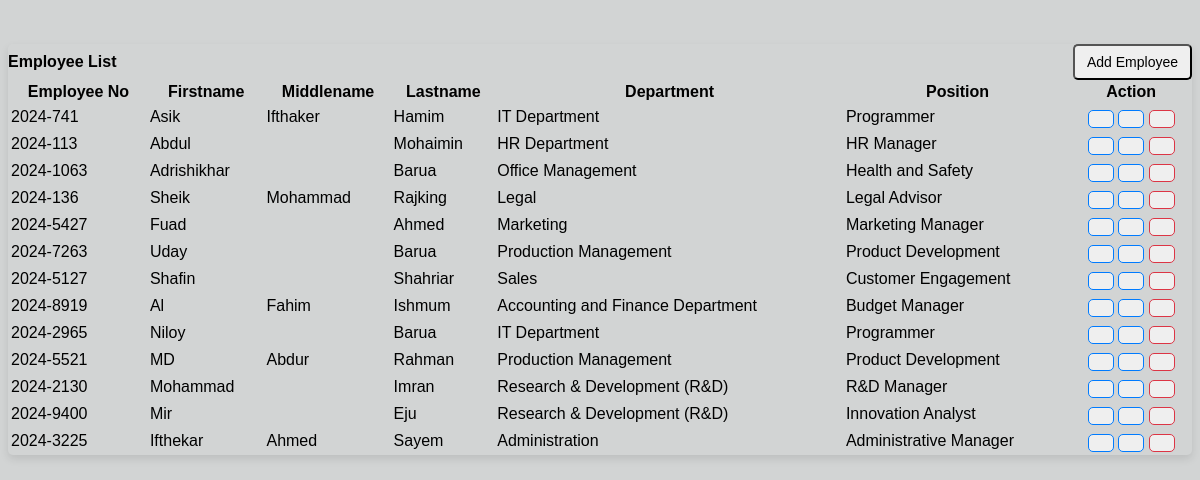
Page /employee.php on the committed database.
### tables this page shows
CREATE TABLE `employee` (
  `id` int(20) NOT NULL,
  `employee_no` varchar(100) NOT NULL,
  `firstname` varchar(50) NOT NULL,
  `middlename` varchar(20) NOT NULL,
  `lastname` varchar(50) NOT NULL,
  `department_id` int(30) NOT NULL,
  `position_id` int(30) NOT NULL,
  `salary` double NOT NULL
);

### employee.php (the view, shortened to what this page needs)
<?php include('db_connect.php') ?>
<div class="container-fluid">
    <div class="col-lg-12">
        <br />
        <br />
        <div class="card">
            <div class="card-header">
                <span><b>Employee List</b></span>
                <button class="btn btn-primary btn-sm col-md-3 float-right" type="button" id="new_emp_btn"><span class="fa fa-plus"></span> Add Employee</button>
            </div>
            <div class="card-body">
                <table id="table" class="table table-bordered table-striped">
                    <thead>
                        <tr>
                            <th>Employee No</th>
                            <th>Firstname</th>
                            <th>Middlename</th>
                            <th>Lastname</th>
                            <th>Department</th>
                            <th>Position</th>
                            <th>Action</th>
                        </tr>
                    </thead>
                    <tbody>
                        <?php
                            $d_arr[0] = "Unset";
                            $p_arr[0] = "Unset";
                            $dept = $conn->query("SELECT * from department order by name asc");
                            while($row = $dept->fetch_assoc()):
                                $d_arr[$row['id']] = $row['name'];
                            endwhile;
                            $pos = $conn->query("SELECT * from position order by name asc");
                            while($row = $pos->fetch_assoc()):
                                $p_arr[$row['id']] = $row['name'];
                            endwhile;
                            $employee_qry = $conn->query("SELECT * FROM employee") or die(mysqli_error());
                            while($row = $employee_qry->fetch_array()):
                        ?>
                        <tr>
                            <td><?php echo $row['employee_no']?></td>
                            <td><?php echo $row['firstname']?></td>
                            <td><?php echo $row['middlename']?></td>
                            <td><?php echo $row['lastname']?></td>
                            <td><?php echo $d_arr[$row['department_id']]?></td>
                            <td><?php echo $p_arr[$row['position_id']]?></td>
                            <td>
                                <center>
                                    <button class="btn btn-sm btn-outline-primary view_employee" data-id="<?php echo $row['id']?>" type="button"><i class="fa fa-eye"></i></button>
                                    <button class="btn btn-sm btn-outline-primary edit_employee" data-id="<?php echo $row['id']?>" type="button"><i class="fa fa-edit"></i></button>
                                    <button class="btn btn-sm btn-outline-danger remove_employee" data-id="<?php echo $row['id']?>" type="button"><i class="fa fa-trash"></i></button>
                                </center>
                            </td>
                        </tr>
                        <?php endwhile; ?>
                    </tbody>
                </table>
            </div>
        </div>
    </div>
</div>

### employee.php (style rules this page uses)
.container-fluid { font-family: Arial, sans-serif; }
.card { box-shadow: 0 4px 8px rgba(0, 0, 0, 0.1); border-radius: 5px; margin-bottom: 20px; }
.card-header { display: flex; justify-content: space-between; align-items: center; }
.btn-primary, .btn-outline-primary, .btn-outline-danger { border-radius: 5px; padding: 8px 12px; font-size: 14px; transition: background-color 0.3s ease; }
.btn-outline-primary { border: 1px solid #007bff; color: #007bff; }
.btn-outline-danger { border: 1px solid #dc3545; color: #dc3545; }
#table { width: 100%; }

### rows in the picture
employee: employee_no "2024-741", firstname "Asik", middlename "Ifthaker", lastname "Hamim", department "IT Department", position "Programmer"
employee: employee_no "2024-113", firstname "Abdul", lastname "Mohaimin", department "HR Department", position "HR Manager"
employee: employee_no "2024-1063", firstname "Adrishikhar", lastname "Barua", department "Office Management", position "Health and Safety"
employee: employee_no "2024-136", firstname "Sheik", middlename "Mohammad", lastname "Rajking", department "Legal", position "Legal Advisor"
employee: employee_no "2024-5427", firstname "Fuad", lastname "Ahmed", department "Marketing", position "Marketing Manager"
employee: employee_no "2024-7263", firstname "Uday", lastname "Barua", department "Production Management", position "Product Development"
employee: employee_no "2024-5127", firstname "Shafin", lastname "Shahriar", department "Sales", position "Customer Engagement"
employee: employee_no "2024-8919", firstname "Al", middlename "Fahim", lastname "Ishmum", department "Accounting and Finance Department", position "Budget Manager"
employee: employee_no "2024-2965", firstname "Niloy", lastname "Barua", department "IT Department", position "Programmer"
employee: employee_no "2024-5521", firstname "MD", middlename "Abdur", lastname "Rahman", department "Production Management", position "Product Development"
employee: employee_no "2024-2130", firstname "Mohammad", lastname "Imran", department "Research & Development (R&D)", position "R&D Manager"
employee: employee_no "2024-9400", firstname "Mir", lastname "Eju", department "Research & Development (R&D)", position "Innovation Analyst"
employee: employee_no "2024-3225", firstname "Ifthekar", middlename "Ahmed", lastname "Sayem", department "Administration", position "Administrative Manager"
